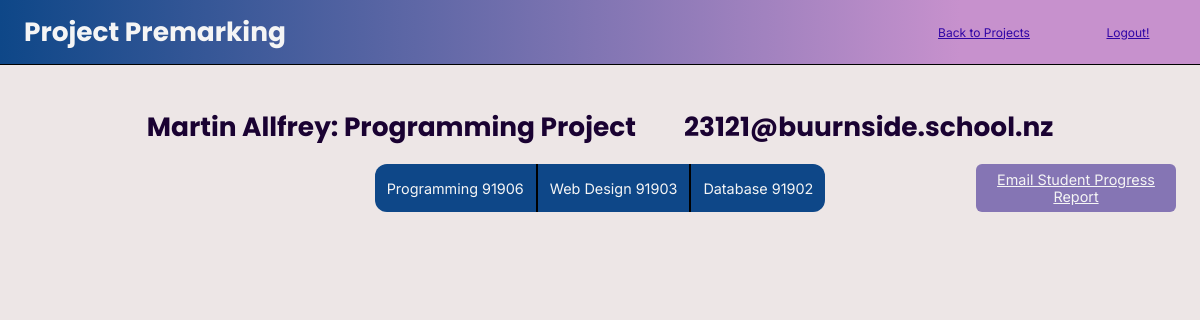
The page /project/1/23121 (signed in) on the database its author committed.
### server.py (models this page shows)
class Base(DeclarativeBase):
    pass

class User(Base):
    __tablename__ = 'User'
    id: Mapped[int] = mapped_column(primary_key=True)
    name: Mapped[str] = mapped_column(String(50))
    email: Mapped[str] = mapped_column(String(50))
    year_level: Mapped[int]
    admin: Mapped[bool]
    user_projects: Mapped[List["UserProject"]] = relationship(
        "UserProject", back_populates="user")

class Project(Base):
    __tablename__ = 'Project'
    id: Mapped[int] = mapped_column(primary_key=True)
    type: Mapped[str] = mapped_column(String(50))
    user_projects: Mapped[List["UserProject"]] = relationship(
        "UserProject", back_populates="project")
    standard_projects: Mapped[List["ProjectStandard"]] = relationship(
        "ProjectStandard", back_populates="project")

### server.py (the view, shortened to what this page needs)
@app.route('/project/<int:project_id>/<int:user_id>', methods=['POST', 'GET'])
@login_required
def project(project_id, user_id):
    with Session(engine) as sql_session:
        q = select(UserProject).where(
            UserProject.user_id == user_id).where(
                UserProject.project_id == project_id).where(
                    UserProject.admin_id == current_user.id)
        ue = sql_session.scalar(q)
        if not ue:
            return redirect(url_for('profile'))
    UData, type, standards, snu = standard_data(project_id, user_id)
    return render_template('project.html',
                           standards=standards, type=type,
                           UData=UData, snu=snu, backto=True)

### server.py (called while the page is built)
@login_manager.user_loader
def load_user(user_id):
    query = select(Admin).where(Admin.id == user_id)  # current user object
    with Session(engine) as session:
        obj = session.scalar(query)
    return obj

### templates/project.html (shortened to what this page needs)
{% extends 'layout.html' %} {% block content %}
<form method="POST">
  <div class="proj-page-layout">
    <div class="inline-div">
      <div class="name-type">
        <h1 class="proj-type">{{UData.name}}: {{type}} Project</h1>
        <h1>{{UData.email}}</h1>
      </div>
    </div>
    <div class="project-buttons">
      <div class='dropdown' id="dropdown">
        {% for standard in standards %}
        <button type="button" class="standard-buttons" data-standard="{{standard}}">{{standard}}</button>
        {% endfor %}
      </div>
      <button type="submit" class="email-student">Email Student Progress Report</button>
    </div>
  </div>
</form>
{% endblock %}

### static/css/style.css (style rules this page uses)
.email-student { background-color: #8575B4; color: whitesmoke; height: 4vw; width: 25vh; font-family: "Inter"; font-size: 1.2vw; border-radius: 0.5vw; position: absolute; right: 2vw; border: none; text-decoration: underline; }
.proj-type { text-align: left; }
.proj-page-layout { padding: 2vw; }
.dropdown { display: flex; flex-direction: row; justify-content: space-between; height: 4vw; background-color: #0e4788; border-radius: 1vw; width: fit-content; }
.standard-buttons:not(:first-child) { border-left: 2px solid black; }
.standard-buttons { background-color: transparent; padding: 1vw 1vw 1vw 1vw; margin: 0; font-family: 'Inter'; font-size: 1.2vw; border: none; color: whitesmoke; }
.project-buttons { display: flex; flex-direction: row; justify-content: center; align-items: center; height: 4vw; }
.inline-div { display: flex; flex-direction: row; justify-content: center; }
.name-type { gap: 4vw; display: flex; flex-direction: row; }
html { scroll-behavior: smooth; }
h1 { font-family: 'Poppins'; font-size: 2.2vw; color: rgb(26, 2, 50); }
body { padding: 0; margin: 0; background-color: rgb(237, 230, 230); }

### rows shown on the page
User: name "Martin Allfrey", email "23121@buurnside.school.nz"
Project: type "Programming"

### other values the page prints
{{ standard }} "Programming 91906" "Web Design 91903" "Database 91902"
